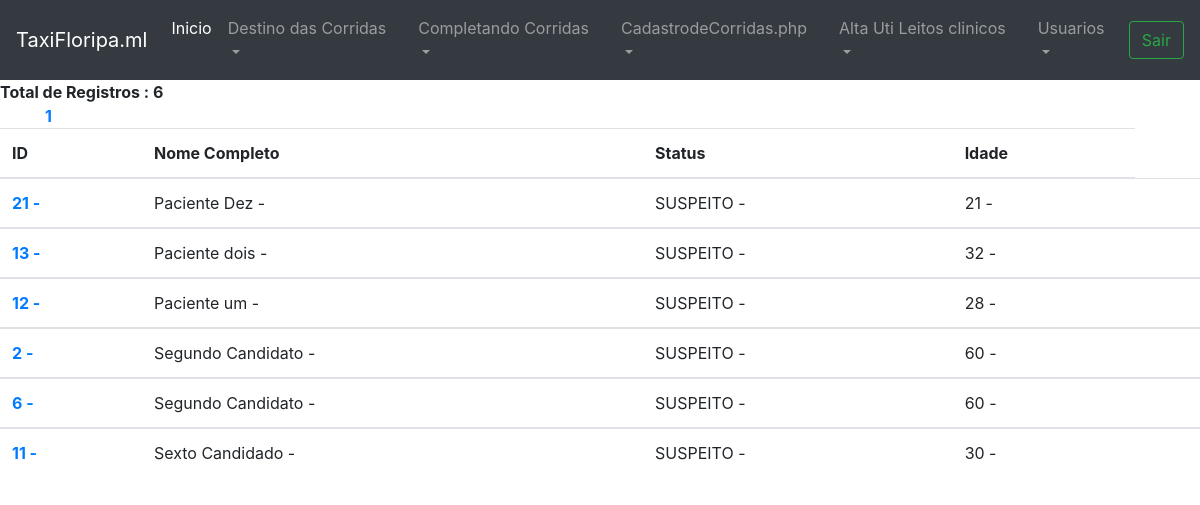
/taxi/listaCorridas.php (signed in), run on the app's committed database.
### tables this page shows
CREATE TABLE `ocupainternadouti` (
  `id` int(11) NOT NULL,
  `internacao` varchar(100) NOT NULL,
  `cns` varchar(100) NOT NULL,
  `nomePac` varchar(100) NOT NULL,
  `idade` varchar(100) NOT NULL,
  `convenio` varchar(200) NOT NULL,
  `tipoLeito` varchar(200) NOT NULL,
  `vm` varchar(200) NOT NULL,
  `hospitalOrigem` varchar(250) NOT NULL,
  `CRIH` varchar(200) NOT NULL,
  `unidadeDestino` varchar(200) NOT NULL,
  `status` varchar(200) NOT NULL,
  `obs` varchar(250) NOT NULL
);

### taxi/listaCorridas.php (the view, shortened to what this page needs)
<!DOCTYPE html>
<html lang="pt-br">
  <head>
    <link rel="stylesheet" href="https://stackpath.bootstrapcdn.com/bootstrap/4.1.3/css/bootstrap.min.css">
    </head>
  <body>
<?php include("topo.php");
include("../conecta.php");
?>
 <table class="table table-hover">
  <thead>
    <tr>
    <th scope="col">ID</th>
      <th scope="col">Nome Completo</th>
      <th scope="col">Status</th>
      <th scope="col">Idade</th>
    </tr>
 </thead>
<?php
    $pagina = (isset($_GET['pagina']))? $_GET['pagina'] : 1;
    $cmd = "select * from ocupainternadouti";
    $produtos = mysqli_query($con,$cmd);
    $total = mysqli_num_rows($produtos);
    $registros = 10000;
    $numPaginas = ceil($total/$registros);
    $inicio = ($registros*$pagina)-$registros;
    $cmd = "select * from ocupainternadouti where status='SUSPEITO' ORDER BY nomePac ASC limit $inicio,$registros";
    $produtos = mysqli_query($con,$cmd);
      echo "<b>";
    echo "Total de Registros : ".$total = mysqli_num_rows($produtos);
    echo "<br>";
    while ($produto = mysqli_fetch_array($produtos)) {
      echo "<tbody>";
      echo"<tr>";
      echo "<th scope='row'>";
      echo "<a href='ListarDetalhadamente.php?cod=$produto[id]'>";
      echo $produto['id']." - ";
      echo "</a>";
      echo "</th>";
      echo "<td>";
      echo $produto['nomePac']." - ";
      echo"</td>";
      echo "<td>";
      echo $produto['status']." - ";
      echo"</td>";
      echo "<td>";
      echo $produto['idade']." - ";
      echo"</td>";
      echo "<td>";
      echo"</td>";
      echo "</tr>";
      echo"</tbody>";
  }
echo "<div class='container'>";
    for($i = 1; $i < $numPaginas + 1; $i++) {
        echo "<a href='devolvido.php?pagina=$i'>".$i."</a> ";
    }
echo "</div>";
?>

### data on the page
ocupainternadouti: id "21", nomePac "Paciente Dez", status "SUSPEITO", idade "21"
ocupainternadouti: id "13", nomePac "Paciente dois", status "SUSPEITO", idade "32"
ocupainternadouti: id "12", nomePac "Paciente um", status "SUSPEITO", idade "28"
ocupainternadouti: id "2", nomePac "Segundo Candidato", status "SUSPEITO", idade "60"
ocupainternadouti: id "6", nomePac "Segundo Candidato", status "SUSPEITO", idade "60"
ocupainternadouti: id "11", nomePac "Sexto Candidado", status "SUSPEITO", idade "30"

### other printed values
$total = mysqli_num_rows($produtos) "6"
